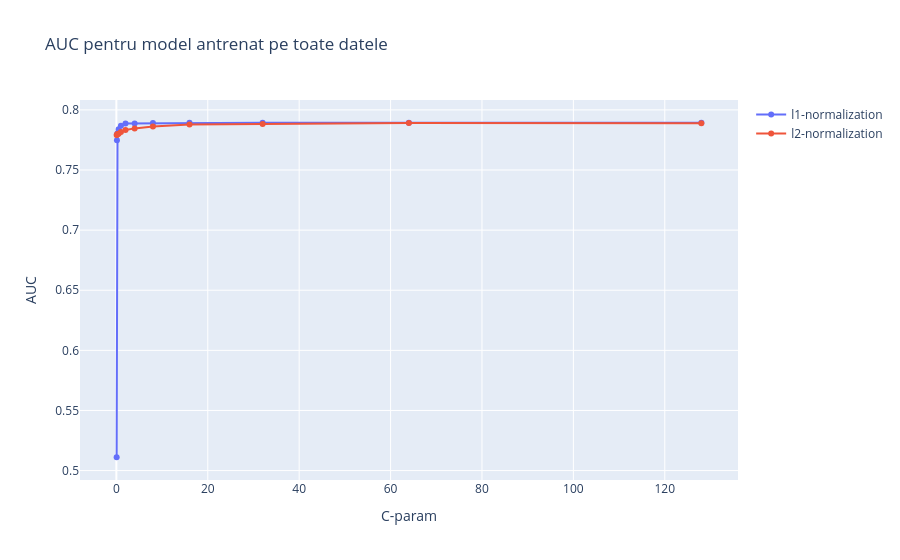

Notebook code for this chart:
### Code cell
import plotly.graph_objects as go

df_to_plot = pd.DataFrame(result).sort_values(by = 'C_param')
# Create traces
fig = go.Figure()
fig.add_trace(go.Scatter(x=df_to_plot.C_param, 
                         y=df_to_plot.AUC_l1,
                    mode='lines+markers',
                    name='l1-normalization'))
fig.add_trace(go.Scatter(x=df_to_plot.C_param, 
                         y=df_to_plot.AUC_l2,
                    mode='lines+markers',
                    name='l2-normalization'))


fig.update_layout(xaxis_title ='C-param',
yaxis_title = 'AUC',
                 title = 'AUC pentru model antrenat pe toate datele')
fig.show()

### Figure 1 — Plotly figure (JSON) as saved in the notebook; plotly's stock layout.template omitted (floating-point values rounded to 4 significant figures)
{"data": [{"mode": "lines+markers", "name": "l1-normalization", "type": "scatter", "x": [0.0625, 0.125, 0.25, 0.5, 1.0, 2.0, 4.0, 8.0, 16.0, 32.0, 64.0, 128.0], "y": [0.5111, 0.7747, 0.7805, 0.7839, 0.7868, 0.7886, 0.7886, 0.789, 0.7893, 0.7893, 0.7893, 0.7893]}, {"mode": "lines+markers", "name": "l2-normalization", "type": "scatter", "x": [0.0625, 0.125, 0.25, 0.5, 1.0, 2.0, 4.0, 8.0, 16.0, 32.0, 64.0, 128.0], "y": [0.7791, 0.7793, 0.78, 0.7802, 0.7816, 0.7833, 0.7846, 0.7861, 0.7878, 0.7883, 0.789, 0.789]}], "layout": {"title": {"text": "AUC pentru model antrenat pe toate datele"}, "xaxis": {"title": {"text": "C-param"}}, "yaxis": {"title": {"text": "AUC"}}}}
